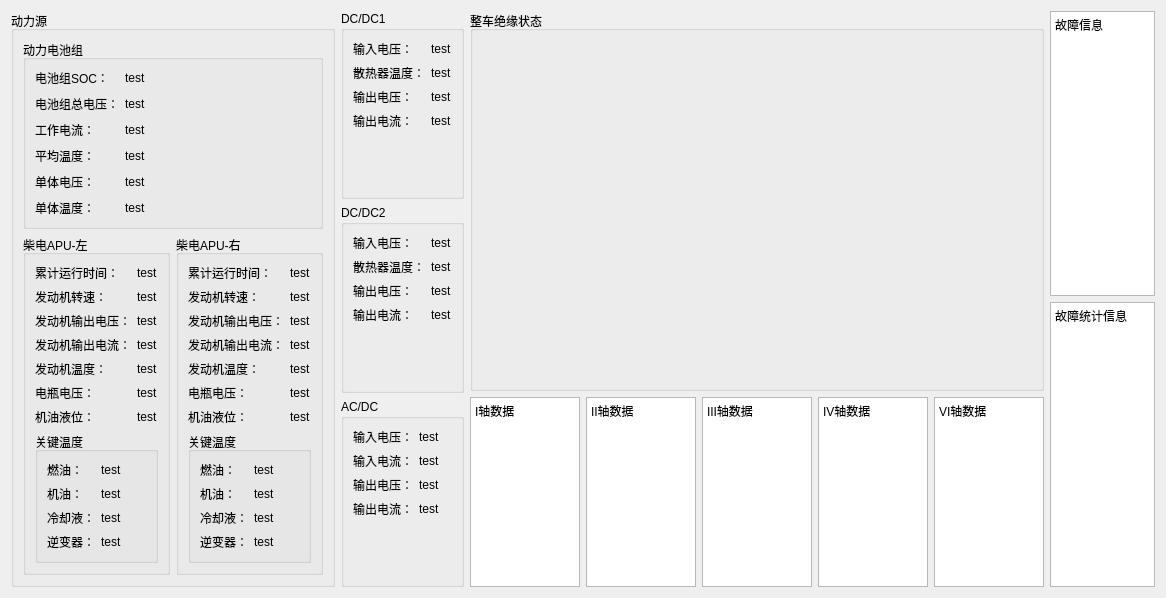
<?xml version="1.0" encoding="UTF-8"?>
<ui version="4.0">
 <class>chassis</class>
 <widget class="QWidget" name="chassis">
  <property name="geometry">
   <rect>
    <x>0</x>
    <y>0</y>
    <width>1166</width>
    <height>552</height>
   </rect>
  </property>
  <property name="windowTitle">
   <string>Form</string>
  </property>
  <layout class="QHBoxLayout" name="horizontalLayout_4">
   <item>
    <layout class="QHBoxLayout" name="horizontalLayout_3" stretch="2,1,6,2">
     <item>
      <widget class="QGroupBox" name="groupBox">
       <property name="title">
        <string>动力源</string>
       </property>
       <layout class="QVBoxLayout" name="verticalLayout_2">
        <item>
         <layout class="QVBoxLayout" name="verticalLayout" stretch="1,2">
          <item>
           <widget class="QGroupBox" name="groupBox_2">
            <property name="title">
             <string>动力电池组</string>
            </property>
            <layout class="QHBoxLayout" name="horizontalLayout_5">
             <item>
              <layout class="QFormLayout" name="formLayout">
               <property name="horizontalSpacing">
                <number>6</number>
               </property>
               <property name="verticalSpacing">
                <number>8</number>
               </property>
               <item row="0" column="0">
                <widget class="QLabel" name="label">
                 <property name="text">
                  <string>电池组SOC：</string>
                 </property>
                </widget>
               </item>
               <item row="0" column="1">
                <widget class="QLabel" name="label_batterySOC">
                 <property name="text">
                  <string>test</string>
                 </property>
                </widget>
               </item>
               <item row="1" column="0">
                <widget class="QLabel" name="label_2">
                 <property name="text">
                  <string>电池组总电压：</string>
                 </property>
                </widget>
               </item>
               <item row="1" column="1">
                <widget class="QLabel" name="label_batterySumVol">
                 <property name="text">
                  <string>test</string>
                 </property>
                </widget>
               </item>
               <item row="2" column="0">
                <widget class="QLabel" name="label_3">
                 <property name="text">
                  <string>工作电流：</string>
                 </property>
                </widget>
               </item>
               <item row="3" column="0">
                <widget class="QLabel" name="label_4">
                 <property name="text">
                  <string>平均温度：</string>
                 </property>
                </widget>
               </item>
               <item row="3" column="1">
                <widget class="QLabel" name="label_batteryTemp">
                 <property name="text">
                  <string>test</string>
                 </property>
                </widget>
               </item>
               <item row="4" column="0">
                <widget class="QLabel" name="label_5">
                 <property name="text">
                  <string>单体电压：</string>
                 </property>
                </widget>
               </item>
               <item row="4" column="1">
                <widget class="QLabel" name="label_batterySignalVol">
                 <property name="text">
                  <string>test</string>
                 </property>
                </widget>
               </item>
               <item row="5" column="0">
                <widget class="QLabel" name="label_6">
                 <property name="text">
                  <string>单体温度：</string>
                 </property>
                </widget>
               </item>
               <item row="5" column="1">
                <widget class="QLabel" name="label_batterySignalTemp">
                 <property name="text">
                  <string>test</string>
                 </property>
                </widget>
               </item>
               <item row="2" column="1">
                <widget class="QLabel" name="label_batteryElectricity">
                 <property name="text">
                  <string>test</string>
                 </property>
                </widget>
               </item>
              </layout>
             </item>
            </layout>
           </widget>
          </item>
          <item>
           <layout class="QHBoxLayout" name="horizontalLayout">
            <item>
             <widget class="QGroupBox" name="groupBox_3">
              <property name="title">
               <string>柴电APU-左</string>
              </property>
              <layout class="QHBoxLayout" name="horizontalLayout_6">
               <item>
                <layout class="QVBoxLayout" name="verticalLayout_6">
                 <item>
                  <layout class="QFormLayout" name="formLayout_2">
                   <item row="0" column="0">
                    <widget class="QLabel" name="label_7">
                     <property name="text">
                      <string>累计运行时间：</string>
                     </property>
                    </widget>
                   </item>
                   <item row="0" column="1">
                    <widget class="QLabel" name="label_runTime">
                     <property name="text">
                      <string>test</string>
                     </property>
                    </widget>
                   </item>
                   <item row="1" column="0">
                    <widget class="QLabel" name="label_8">
                     <property name="text">
                      <string>发动机转速：</string>
                     </property>
                    </widget>
                   </item>
                   <item row="1" column="1">
                    <widget class="QLabel" name="label_engineSpeed">
                     <property name="text">
                      <string>test</string>
                     </property>
                    </widget>
                   </item>
                   <item row="2" column="0">
                    <widget class="QLabel" name="label_10">
                     <property name="text">
                      <string>发动机输出电压：</string>
                     </property>
                    </widget>
                   </item>
                   <item row="2" column="1">
                    <widget class="QLabel" name="label_engineVol">
                     <property name="text">
                      <string>test</string>
                     </property>
                    </widget>
                   </item>
                   <item row="3" column="0">
                    <widget class="QLabel" name="label_9">
                     <property name="text">
                      <string>发动机输出电流：</string>
                     </property>
                    </widget>
                   </item>
                   <item row="3" column="1">
                    <widget class="QLabel" name="label_engineElectricity">
                     <property name="text">
                      <string>test</string>
                     </property>
                    </widget>
                   </item>
                   <item row="4" column="0">
                    <widget class="QLabel" name="label_11">
                     <property name="text">
                      <string>发动机温度：</string>
                     </property>
                    </widget>
                   </item>
                   <item row="4" column="1">
                    <widget class="QLabel" name="label_engineTemp">
                     <property name="text">
                      <string>test</string>
                     </property>
                    </widget>
                   </item>
                   <item row="5" column="0">
                    <widget class="QLabel" name="label_12">
                     <property name="text">
                      <string>电瓶电压：</string>
                     </property>
                    </widget>
                   </item>
                   <item row="5" column="1">
                    <widget class="QLabel" name="label_batteryVol">
                     <property name="text">
                      <string>test</string>
                     </property>
                    </widget>
                   </item>
                   <item row="6" column="0">
                    <widget class="QLabel" name="label_13">
                     <property name="text">
                      <string>机油液位：</string>
                     </property>
                    </widget>
                   </item>
                   <item row="6" column="1">
                    <widget class="QLabel" name="label_oilLiquid">
                     <property name="text">
                      <string>test</string>
                     </property>
                    </widget>
                   </item>
                  </layout>
                 </item>
                 <item>
                  <widget class="QGroupBox" name="groupBox_6">
                   <property name="title">
                    <string>关键温度</string>
                   </property>
                   <layout class="QHBoxLayout" name="horizontalLayout_7">
                    <item>
                     <layout class="QFormLayout" name="formLayout_3">
                      <item row="0" column="0">
                       <widget class="QLabel" name="label_14">
                        <property name="text">
                         <string>燃油：</string>
                        </property>
                       </widget>
                      </item>
                      <item row="0" column="1">
                       <widget class="QLabel" name="label_fuleOil">
                        <property name="text">
                         <string>test</string>
                        </property>
                       </widget>
                      </item>
                      <item row="1" column="0">
                       <widget class="QLabel" name="label_15">
                        <property name="text">
                         <string>机油：</string>
                        </property>
                       </widget>
                      </item>
                      <item row="1" column="1">
                       <widget class="QLabel" name="label_engineOil">
                        <property name="text">
                         <string>test</string>
                        </property>
                       </widget>
                      </item>
                      <item row="2" column="0">
                       <widget class="QLabel" name="label_16">
                        <property name="text">
                         <string>冷却液：</string>
                        </property>
                       </widget>
                      </item>
                      <item row="2" column="1">
                       <widget class="QLabel" name="label_coolingLiquid">
                        <property name="text">
                         <string>test</string>
                        </property>
                       </widget>
                      </item>
                      <item row="3" column="0">
                       <widget class="QLabel" name="label_17">
                        <property name="text">
                         <string>逆变器：</string>
                        </property>
                       </widget>
                      </item>
                      <item row="3" column="1">
                       <widget class="QLabel" name="label_inverter">
                        <property name="text">
                         <string>test</string>
                        </property>
                       </widget>
                      </item>
                     </layout>
                    </item>
                   </layout>
                  </widget>
                 </item>
                </layout>
               </item>
              </layout>
             </widget>
            </item>
            <item>
             <widget class="QGroupBox" name="groupBox_4">
              <property name="title">
               <string>柴电APU-右</string>
              </property>
              <layout class="QHBoxLayout" name="horizontalLayout_9">
               <item>
                <layout class="QVBoxLayout" name="verticalLayout_7">
                 <item>
                  <layout class="QFormLayout" name="formLayout_4">
                   <item row="0" column="0">
                    <widget class="QLabel" name="label_18">
                     <property name="text">
                      <string>累计运行时间：</string>
                     </property>
                    </widget>
                   </item>
                   <item row="0" column="1">
                    <widget class="QLabel" name="label_runTime_2">
                     <property name="text">
                      <string>test</string>
                     </property>
                    </widget>
                   </item>
                   <item row="1" column="0">
                    <widget class="QLabel" name="label_19">
                     <property name="text">
                      <string>发动机转速：</string>
                     </property>
                    </widget>
                   </item>
                   <item row="1" column="1">
                    <widget class="QLabel" name="label_engineSpeed_2">
                     <property name="text">
                      <string>test</string>
                     </property>
                    </widget>
                   </item>
                   <item row="2" column="0">
                    <widget class="QLabel" name="label_20">
                     <property name="text">
                      <string>发动机输出电压：</string>
                     </property>
                    </widget>
                   </item>
                   <item row="2" column="1">
                    <widget class="QLabel" name="label_engineVol_2">
                     <property name="text">
                      <string>test</string>
                     </property>
                    </widget>
                   </item>
                   <item row="3" column="0">
                    <widget class="QLabel" name="label_21">
                     <property name="text">
                      <string>发动机输出电流：</string>
                     </property>
                    </widget>
                   </item>
                   <item row="3" column="1">
                    <widget class="QLabel" name="label_engineElectricity_2">
                     <property name="text">
                      <string>test</string>
                     </property>
                    </widget>
                   </item>
                   <item row="4" column="0">
                    <widget class="QLabel" name="label_22">
                     <property name="text">
                      <string>发动机温度：</string>
                     </property>
                    </widget>
                   </item>
                   <item row="4" column="1">
                    <widget class="QLabel" name="label_engineTemp_2">
                     <property name="text">
                      <string>test</string>
                     </property>
                    </widget>
                   </item>
                   <item row="5" column="0">
                    <widget class="QLabel" name="label_23">
                     <property name="text">
                      <string>电瓶电压：</string>
                     </property>
                    </widget>
                   </item>
                   <item row="5" column="1">
                    <widget class="QLabel" name="label_batteryVol_2">
                     <property name="text">
                      <string>test</string>
                     </property>
                    </widget>
                   </item>
                   <item row="6" column="0">
                    <widget class="QLabel" name="label_24">
                     <property name="text">
                      <string>机油液位：</string>
                     </property>
                    </widget>
                   </item>
                   <item row="6" column="1">
                    <widget class="QLabel" name="label_oilLiquid_2">
                     <property name="text">
                      <string>test</string>
                     </property>
                    </widget>
                   </item>
                  </layout>
                 </item>
                 <item>
                  <widget class="QGroupBox" name="groupBox_7">
                   <property name="title">
                    <string>关键温度</string>
                   </property>
                   <layout class="QHBoxLayout" name="horizontalLayout_8">
                    <item>
                     <layout class="QFormLayout" name="formLayout_5">
                      <item row="0" column="0">
                       <widget class="QLabel" name="label_25">
                        <property name="text">
                         <string>燃油：</string>
                        </property>
                       </widget>
                      </item>
                      <item row="0" column="1">
                       <widget class="QLabel" name="label_fuleOil_2">
                        <property name="text">
                         <string>test</string>
                        </property>
                       </widget>
                      </item>
                      <item row="1" column="0">
                       <widget class="QLabel" name="label_26">
                        <property name="text">
                         <string>机油：</string>
                        </property>
                       </widget>
                      </item>
                      <item row="1" column="1">
                       <widget class="QLabel" name="label_engineOil_2">
                        <property name="text">
                         <string>test</string>
                        </property>
                       </widget>
                      </item>
                      <item row="2" column="0">
                       <widget class="QLabel" name="label_27">
                        <property name="text">
                         <string>冷却液：</string>
                        </property>
                       </widget>
                      </item>
                      <item row="2" column="1">
                       <widget class="QLabel" name="label_coolingLiquid_2">
                        <property name="text">
                         <string>test</string>
                        </property>
                       </widget>
                      </item>
                      <item row="3" column="0">
                       <widget class="QLabel" name="label_28">
                        <property name="text">
                         <string>逆变器：</string>
                        </property>
                       </widget>
                      </item>
                      <item row="3" column="1">
                       <widget class="QLabel" name="label_inverter_2">
                        <property name="text">
                         <string>test</string>
                        </property>
                       </widget>
                      </item>
                     </layout>
                    </item>
                   </layout>
                  </widget>
                 </item>
                </layout>
               </item>
              </layout>
             </widget>
            </item>
           </layout>
          </item>
         </layout>
        </item>
       </layout>
      </widget>
     </item>
     <item>
      <layout class="QVBoxLayout" name="verticalLayout_3">
       <item>
        <widget class="QGroupBox" name="groupBox_8">
         <property name="title">
          <string>DC/DC1</string>
         </property>
         <layout class="QHBoxLayout" name="horizontalLayout_10">
          <item>
           <layout class="QFormLayout" name="formLayout_6">
            <item row="0" column="0">
             <widget class="QLabel" name="label_29">
              <property name="text">
               <string>输入电压：</string>
              </property>
             </widget>
            </item>
            <item row="0" column="1">
             <widget class="QLabel" name="label_inputVol">
              <property name="text">
               <string>test</string>
              </property>
             </widget>
            </item>
            <item row="1" column="0">
             <widget class="QLabel" name="label_30">
              <property name="text">
               <string>散热器温度：</string>
              </property>
             </widget>
            </item>
            <item row="1" column="1">
             <widget class="QLabel" name="label_radiatorTemp">
              <property name="text">
               <string>test</string>
              </property>
             </widget>
            </item>
            <item row="2" column="0">
             <widget class="QLabel" name="label_31">
              <property name="text">
               <string>输出电压：</string>
              </property>
             </widget>
            </item>
            <item row="2" column="1">
             <widget class="QLabel" name="label_outputVol">
              <property name="text">
               <string>test</string>
              </property>
             </widget>
            </item>
            <item row="3" column="0">
             <widget class="QLabel" name="label_32">
              <property name="text">
               <string>输出电流：</string>
              </property>
             </widget>
            </item>
            <item row="3" column="1">
             <widget class="QLabel" name="label_outputElectricity">
              <property name="text">
               <string>test</string>
              </property>
             </widget>
            </item>
           </layout>
          </item>
         </layout>
        </widget>
       </item>
       <item>
        <widget class="QGroupBox" name="groupBox_9">
         <property name="title">
          <string>DC/DC2</string>
         </property>
         <layout class="QHBoxLayout" name="horizontalLayout_11">
          <item>
           <layout class="QFormLayout" name="formLayout_7">
            <item row="0" column="0">
             <widget class="QLabel" name="label_33">
              <property name="text">
               <string>输入电压：</string>
              </property>
             </widget>
            </item>
            <item row="0" column="1">
             <widget class="QLabel" name="label_inputVol_2">
              <property name="text">
               <string>test</string>
              </property>
             </widget>
            </item>
            <item row="1" column="0">
             <widget class="QLabel" name="label_34">
              <property name="text">
               <string>散热器温度：</string>
              </property>
             </widget>
            </item>
            <item row="1" column="1">
             <widget class="QLabel" name="label_radiatorTemp_2">
              <property name="text">
               <string>test</string>
              </property>
             </widget>
            </item>
            <item row="2" column="0">
             <widget class="QLabel" name="label_35">
              <property name="text">
               <string>输出电压：</string>
              </property>
             </widget>
            </item>
            <item row="2" column="1">
             <widget class="QLabel" name="label_outputVol_2">
              <property name="text">
               <string>test</string>
              </property>
             </widget>
            </item>
            <item row="3" column="0">
             <widget class="QLabel" name="label_36">
              <property name="text">
               <string>输出电流：</string>
              </property>
             </widget>
            </item>
            <item row="3" column="1">
             <widget class="QLabel" name="label_outputElectricity_2">
              <property name="text">
               <string>test</string>
              </property>
             </widget>
            </item>
           </layout>
          </item>
         </layout>
        </widget>
       </item>
       <item>
        <widget class="QGroupBox" name="groupBox_10">
         <property name="title">
          <string>AC/DC</string>
         </property>
         <layout class="QHBoxLayout" name="horizontalLayout_12">
          <item>
           <layout class="QFormLayout" name="formLayout_8">
            <item row="0" column="0">
             <widget class="QLabel" name="label_37">
              <property name="text">
               <string>输入电压：</string>
              </property>
             </widget>
            </item>
            <item row="0" column="1">
             <widget class="QLabel" name="label_inputVolAC">
              <property name="text">
               <string>test</string>
              </property>
             </widget>
            </item>
            <item row="1" column="0">
             <widget class="QLabel" name="label_39">
              <property name="text">
               <string>输入电流：</string>
              </property>
             </widget>
            </item>
            <item row="1" column="1">
             <widget class="QLabel" name="label_inputEletricity">
              <property name="text">
               <string>test</string>
              </property>
             </widget>
            </item>
            <item row="2" column="0">
             <widget class="QLabel" name="label_38">
              <property name="text">
               <string>输出电压：</string>
              </property>
             </widget>
            </item>
            <item row="2" column="1">
             <widget class="QLabel" name="label_outputVolAC">
              <property name="text">
               <string>test</string>
              </property>
             </widget>
            </item>
            <item row="3" column="0">
             <widget class="QLabel" name="label_40">
              <property name="text">
               <string>输出电流：</string>
              </property>
             </widget>
            </item>
            <item row="3" column="1">
             <widget class="QLabel" name="label_outputElectricityAC">
              <property name="text">
               <string>test</string>
              </property>
             </widget>
            </item>
           </layout>
          </item>
         </layout>
        </widget>
       </item>
      </layout>
     </item>
     <item>
      <layout class="QVBoxLayout" name="verticalLayout_5" stretch="2,1">
       <item>
        <widget class="QGroupBox" name="groupBox_5">
         <property name="title">
          <string>整车绝缘状态</string>
         </property>
        </widget>
       </item>
       <item>
        <layout class="QHBoxLayout" name="horizontalLayout_2">
         <item>
          <widget class="QTextBrowser" name="textBrowser_1">
           <property name="enabled">
            <bool>true</bool>
           </property>
           <property name="minimumSize">
            <size>
             <width>110</width>
             <height>0</height>
            </size>
           </property>
           <property name="html">
            <string>&lt;!DOCTYPE HTML PUBLIC &quot;-//W3C//DTD HTML 4.0//EN&quot; &quot;http://www.w3.org/TR/REC-html40/strict.dtd&quot;&gt;
&lt;html&gt;&lt;head&gt;&lt;meta name=&quot;qrichtext&quot; content=&quot;1&quot; /&gt;&lt;style type=&quot;text/css&quot;&gt;
p, li { white-space: pre-wrap; }
&lt;/style&gt;&lt;/head&gt;&lt;body style=&quot; font-family:'SimSun'; font-size:9pt; font-weight:400; font-style:normal;&quot;&gt;
&lt;p style=&quot; margin-top:0px; margin-bottom:0px; margin-left:0px; margin-right:0px; -qt-block-indent:0; text-indent:0px;&quot;&gt;I轴数据&lt;/p&gt;&lt;/body&gt;&lt;/html&gt;</string>
           </property>
          </widget>
         </item>
         <item>
          <widget class="QTextBrowser" name="textBrowser_2">
           <property name="minimumSize">
            <size>
             <width>110</width>
             <height>0</height>
            </size>
           </property>
           <property name="html">
            <string>&lt;!DOCTYPE HTML PUBLIC &quot;-//W3C//DTD HTML 4.0//EN&quot; &quot;http://www.w3.org/TR/REC-html40/strict.dtd&quot;&gt;
&lt;html&gt;&lt;head&gt;&lt;meta name=&quot;qrichtext&quot; content=&quot;1&quot; /&gt;&lt;style type=&quot;text/css&quot;&gt;
p, li { white-space: pre-wrap; }
&lt;/style&gt;&lt;/head&gt;&lt;body style=&quot; font-family:'SimSun'; font-size:9pt; font-weight:400; font-style:normal;&quot;&gt;
&lt;p style=&quot; margin-top:0px; margin-bottom:0px; margin-left:0px; margin-right:0px; -qt-block-indent:0; text-indent:0px;&quot;&gt;II轴数据&lt;/p&gt;&lt;/body&gt;&lt;/html&gt;</string>
           </property>
          </widget>
         </item>
         <item>
          <widget class="QTextBrowser" name="textBrowser_3">
           <property name="minimumSize">
            <size>
             <width>110</width>
             <height>0</height>
            </size>
           </property>
           <property name="html">
            <string>&lt;!DOCTYPE HTML PUBLIC &quot;-//W3C//DTD HTML 4.0//EN&quot; &quot;http://www.w3.org/TR/REC-html40/strict.dtd&quot;&gt;
&lt;html&gt;&lt;head&gt;&lt;meta name=&quot;qrichtext&quot; content=&quot;1&quot; /&gt;&lt;style type=&quot;text/css&quot;&gt;
p, li { white-space: pre-wrap; }
&lt;/style&gt;&lt;/head&gt;&lt;body style=&quot; font-family:'SimSun'; font-size:9pt; font-weight:400; font-style:normal;&quot;&gt;
&lt;p style=&quot; margin-top:0px; margin-bottom:0px; margin-left:0px; margin-right:0px; -qt-block-indent:0; text-indent:0px;&quot;&gt;III轴数据&lt;/p&gt;&lt;/body&gt;&lt;/html&gt;</string>
           </property>
          </widget>
         </item>
         <item>
          <widget class="QTextBrowser" name="textBrowser_4">
           <property name="minimumSize">
            <size>
             <width>110</width>
             <height>0</height>
            </size>
           </property>
           <property name="html">
            <string>&lt;!DOCTYPE HTML PUBLIC &quot;-//W3C//DTD HTML 4.0//EN&quot; &quot;http://www.w3.org/TR/REC-html40/strict.dtd&quot;&gt;
&lt;html&gt;&lt;head&gt;&lt;meta name=&quot;qrichtext&quot; content=&quot;1&quot; /&gt;&lt;style type=&quot;text/css&quot;&gt;
p, li { white-space: pre-wrap; }
&lt;/style&gt;&lt;/head&gt;&lt;body style=&quot; font-family:'SimSun'; font-size:9pt; font-weight:400; font-style:normal;&quot;&gt;
&lt;p style=&quot; margin-top:0px; margin-bottom:0px; margin-left:0px; margin-right:0px; -qt-block-indent:0; text-indent:0px;&quot;&gt;IV轴数据&lt;/p&gt;&lt;/body&gt;&lt;/html&gt;</string>
           </property>
          </widget>
         </item>
         <item>
          <widget class="QTextBrowser" name="textBrowser_5">
           <property name="minimumSize">
            <size>
             <width>110</width>
             <height>0</height>
            </size>
           </property>
           <property name="html">
            <string>&lt;!DOCTYPE HTML PUBLIC &quot;-//W3C//DTD HTML 4.0//EN&quot; &quot;http://www.w3.org/TR/REC-html40/strict.dtd&quot;&gt;
&lt;html&gt;&lt;head&gt;&lt;meta name=&quot;qrichtext&quot; content=&quot;1&quot; /&gt;&lt;style type=&quot;text/css&quot;&gt;
p, li { white-space: pre-wrap; }
&lt;/style&gt;&lt;/head&gt;&lt;body style=&quot; font-family:'SimSun'; font-size:9pt; font-weight:400; font-style:normal;&quot;&gt;
&lt;p style=&quot; margin-top:0px; margin-bottom:0px; margin-left:0px; margin-right:0px; -qt-block-indent:0; text-indent:0px;&quot;&gt;VI轴数据&lt;/p&gt;&lt;/body&gt;&lt;/html&gt;</string>
           </property>
          </widget>
         </item>
        </layout>
       </item>
      </layout>
     </item>
     <item>
      <layout class="QVBoxLayout" name="verticalLayout_4">
       <item>
        <widget class="QTextBrowser" name="textBrowser_faultMessage">
         <property name="html">
          <string>&lt;!DOCTYPE HTML PUBLIC &quot;-//W3C//DTD HTML 4.0//EN&quot; &quot;http://www.w3.org/TR/REC-html40/strict.dtd&quot;&gt;
&lt;html&gt;&lt;head&gt;&lt;meta name=&quot;qrichtext&quot; content=&quot;1&quot; /&gt;&lt;style type=&quot;text/css&quot;&gt;
p, li { white-space: pre-wrap; }
&lt;/style&gt;&lt;/head&gt;&lt;body style=&quot; font-family:'SimSun'; font-size:9pt; font-weight:400; font-style:normal;&quot;&gt;
&lt;p style=&quot; margin-top:0px; margin-bottom:0px; margin-left:0px; margin-right:0px; -qt-block-indent:0; text-indent:0px;&quot;&gt;故障信息&lt;/p&gt;&lt;/body&gt;&lt;/html&gt;</string>
         </property>
        </widget>
       </item>
       <item>
        <widget class="QTextBrowser" name="textBrowser_faultCount">
         <property name="html">
          <string>&lt;!DOCTYPE HTML PUBLIC &quot;-//W3C//DTD HTML 4.0//EN&quot; &quot;http://www.w3.org/TR/REC-html40/strict.dtd&quot;&gt;
&lt;html&gt;&lt;head&gt;&lt;meta name=&quot;qrichtext&quot; content=&quot;1&quot; /&gt;&lt;style type=&quot;text/css&quot;&gt;
p, li { white-space: pre-wrap; }
&lt;/style&gt;&lt;/head&gt;&lt;body style=&quot; font-family:'SimSun'; font-size:9pt; font-weight:400; font-style:normal;&quot;&gt;
&lt;p style=&quot; margin-top:0px; margin-bottom:0px; margin-left:0px; margin-right:0px; -qt-block-indent:0; text-indent:0px;&quot;&gt;故障统计信息&lt;/p&gt;&lt;/body&gt;&lt;/html&gt;</string>
         </property>
        </widget>
       </item>
      </layout>
     </item>
    </layout>
   </item>
  </layout>
 </widget>
 <resources/>
 <connections/>
</ui>
